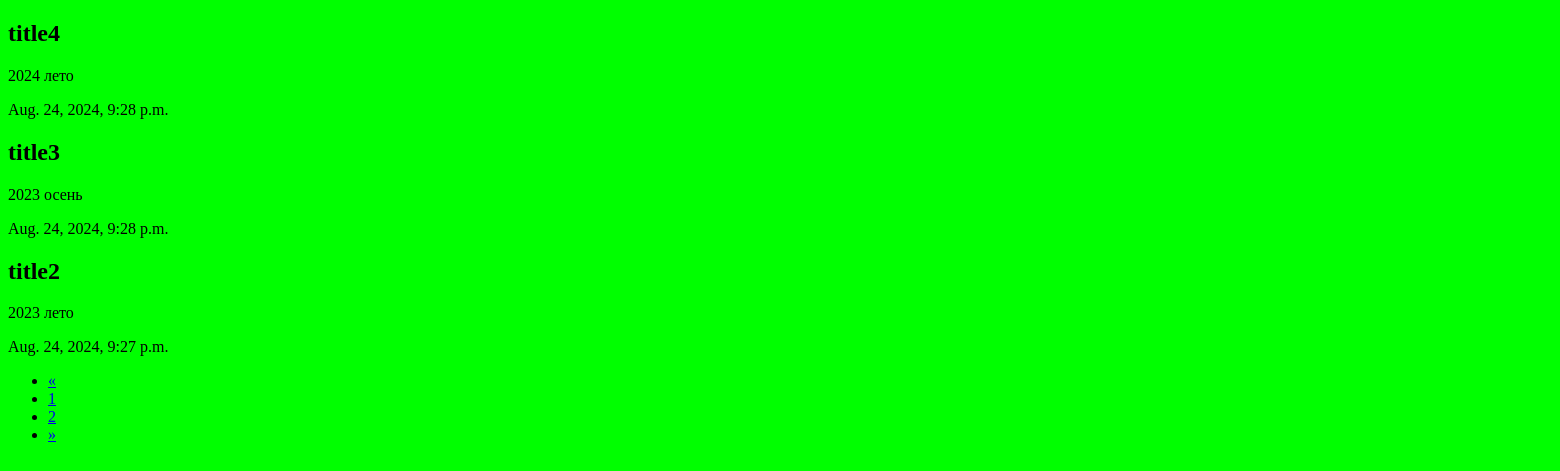
Before: / with the older database file.
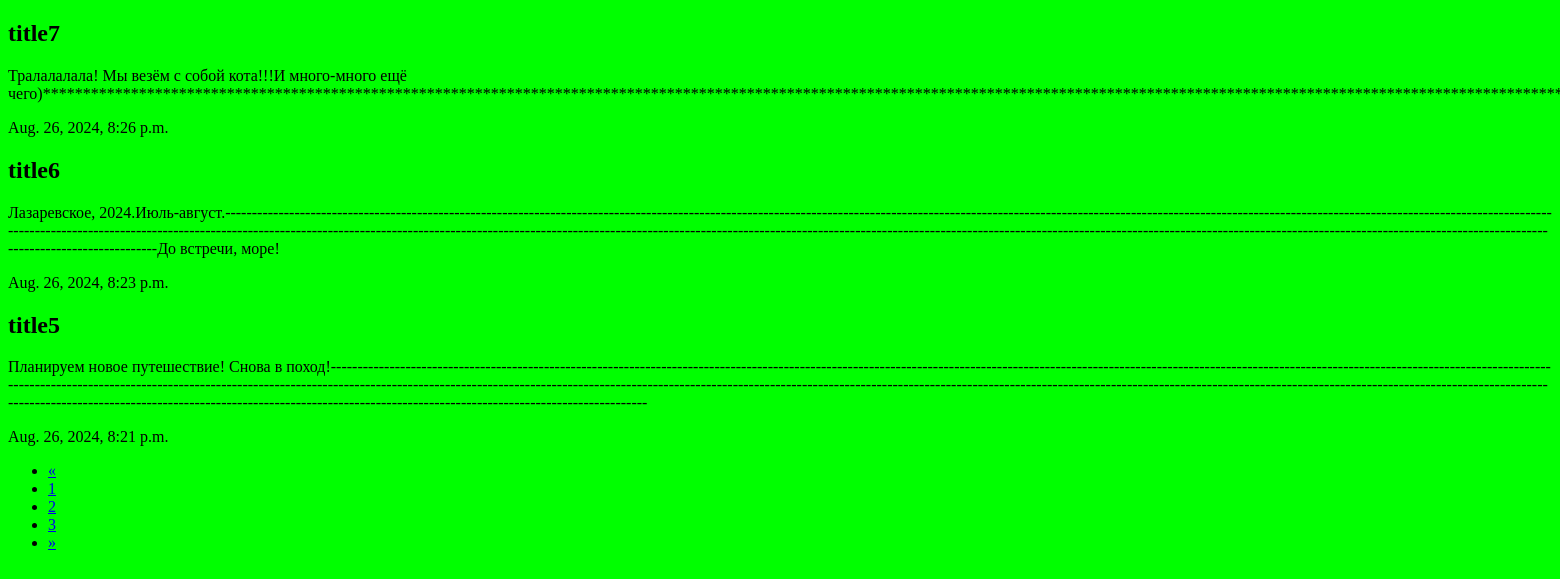
After: the same page with the newer database file.
### app/models.py (models this page shows)
class Post(models.Model):
    title = models.CharField(max_length=50)
    content = models.TextField()
    created_at =models.DateTimeField(auto_now_add=True)

### app/views.py (the view)
# urls.py: path('', views.index),
def index(request):
    posts = Post.objects.all().order_by('-created_at')
    paginator = Paginator(posts, 3)
    page_number = request.GET.get('page')
    page_obj = paginator.get_page(page_number)
    return render(request, 'index.html', {'page_obj': page_obj})

### templates/index.html (shortened to what this page needs)
{% load static %}
<!DOCTYPE html>
<html lang="en">
<head>
    <link rel = 'stylesheet' type="text/css" href = '{% static "style.css" %}'>
</head>
<body class="page-{{ page_obj.number }}">
    <div class="row">
    {% for post in page_obj %}
        <div class="col-md-4">
            <h2>{{ post.title }}</h2>
            <p>{{ post.content }}</p>
            <p>{{ post.created_at }}</p>
        </div>
    {% endfor %}
</div>
    {% if page_obj.has_other_pages %}
  <nav aria-label="Page navigation">
    <ul class="pagination">
      {% if page_obj.has_previous %}
        <li class="page-item"><a class="page-link" href="?page={{ page_obj.previous_page_number }}" aria-label="Previous"><span aria-hidden="true">&laquo;</span></a></li>
      {% else %}
        <li class="page-item disabled"><a class="page-link" href="#" aria-label="Previous"><span aria-hidden="true">&laquo;</span></a></li>
      {% endif %}
      {% for i in page_obj.paginator.page_range %}
        {% if page_obj.number == i %}
          <li class="page-item active" aria-current="page"><a class="page-link" href="#">{{ i }}</a></li>
        {% else %}
          <li class="page-item"><a class="page-link" href="?page={{ i }}">{{ i }}</a></li>
        {% endif %}
      {% endfor %}
      {% if page_obj.has_next %}
        <li class="page-item"><a class="page-link" href="?page={{ page_obj.next_page_number }}" aria-label="Next"><span aria-hidden="true">&raquo;</span></a></li>
      {% else %}
        <li class="page-item disabled"><a class="page-link" href="#" aria-label="Next"><span aria-hidden="true">&raquo;</span></a></li>
      {% endif %}
    {% endif %}
    </ul>
  </nav>
</body>
</html>

### static/style.css (style rules this page uses)
body { background-color: white; }
.page-1 { background-color: lime; }

### templates/index.html (style rules this page uses)
.page-1 { background-color: lime; }

Changed rows visible on the page:
no longer on this page (row edited): Post: title "title4", content "2024 лето", created_at "Aug. 24, 2024, 9:28 p.m."
no longer on this page (row edited): Post: title "title3", content "2023 осень", created_at "Aug. 24, 2024, 9:28 p.m."
no longer on this page (row edited): Post: title "title2", content "2023 лето", created_at "Aug. 24, 2024, 9:27 p.m."
added Post: title "title7", content "Тралалалала! Мы везём с собой кота!!!И много-много ещё…", created_at "Aug. 26, 2024, 8:26 p.m."
added Post: title "title6", content "Лазаревское, 2024.Июль-август.--------------------------------------------------------------------------------------------------------------------------------------------------------------------------------------------------------------------------------------------------------------------------------------------------------------------------------------------------------------------------------------------------------------------------------------------------------------------------------------------------------------------------------------------------------------------------------------До встречи, море!", created_at "Aug. 26, 2024, 8:23 p.m."
added Post: title "title5", content "Планируем новое путешествие! Снова в поход!--------------------------------------------------------------------------------------------------------------------------------------------------------------------------------------------------------------------------------------------------------------------------------------------------------------------------------------------------------------------------------------------------------------------------------------------------------------------------------------------------------------------------------------------------------------------------------------------------------------------------------------------------------------", created_at "Aug. 26, 2024, 8:21 p.m."
Other visible differences:
new list line: "3"
